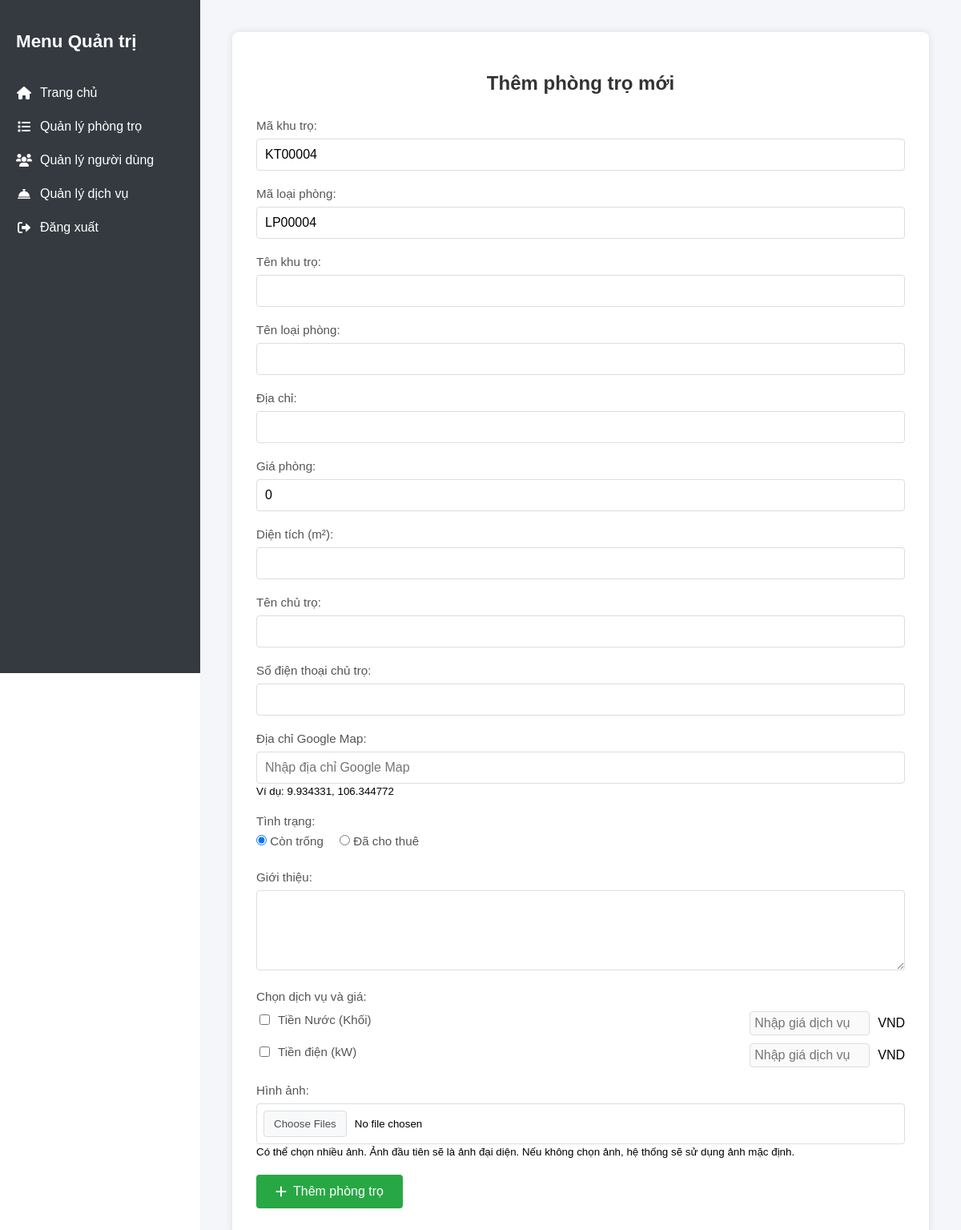
Page /administrator/admin_dashboard.php?page=them_phongtro (signed in) on the committed database.
### tables this page shows
CREATE TABLE `dichvu` (
  `maDichVu` varchar(10) NOT NULL COMMENT 'Mã dịch vụ',
  `donVi` varchar(255) NOT NULL COMMENT 'Đơn vị tính tiền của dịch vụ',
  `tenDichVu` varchar(255) NOT NULL COMMENT 'Tên dịch vụ',
  `moTaDichVu` text NOT NULL COMMENT 'Mô tả của dịch vụ'
);

### administrator/them_phongtro.php (the view, shortened to what this page needs)
<?php
$sql_khuTro = "SELECT MAX(CAST(SUBSTRING(maKhuTro, 3) AS UNSIGNED)) as max_id FROM khutro";
$result_khuTro = $conn->query($sql_khuTro);
$row_khuTro = $result_khuTro->fetch_assoc();
$nextKhuTroId = str_pad(($row_khuTro['max_id'] ?? 0) + 1, 5, '0', STR_PAD_LEFT);
$maKhuTro = 'KT' . $nextKhuTroId;
$sql_loaiPhong = "SELECT MAX(CAST(SUBSTRING(maLoaiPhong, 3) AS UNSIGNED)) as max_id FROM loaiphong";
$result_loaiPhong = $conn->query($sql_loaiPhong);
$row_loaiPhong = $result_loaiPhong->fetch_assoc();
$nextLoaiPhongId = str_pad(($row_loaiPhong['max_id'] ?? 0) + 1, 5, '0', STR_PAD_LEFT);
$maLoaiPhong = 'LP' . $nextLoaiPhongId;
?>
<div class="product-form">
    <h2>Thêm phòng trọ mới</h2>
    <form method="POST">
        <div class="form-group">
            <label for="maKhuTro">Mã khu trọ:</label>
            <input type="text" name="maKhuTro" value="<?php echo $maKhuTro; ?>" readonly>
        </div>
        <div class="form-group">
            <label for="maLoaiPhong">Mã loại phòng:</label>
            <input type="text" name="maLoaiPhong" value="<?php echo $maLoaiPhong; ?>" readonly>
        </div>
        <div class="form-group">
            <label for="tenKhuTro">Tên khu trọ:</label>
            <input type="text" name="tenKhuTro" required>
        </div>
        <div class="form-group">
            <label for="tenLoaiPhong">Tên loại phòng:</label>
            <input type="text" name="tenLoaiPhong" required>
        </div>
        <div class="form-group">
            <label for="diaChi">Địa chỉ:</label>
            <input type="text" name="diaChi" required>
        </div>
        <div class="form-group">
            <label for="giaPhong">Giá phòng:</label>
            <input type="number" name="giaPhong" required min="0" value="0">
        </div>
        <div class="form-group">
            <label for="dienTich">Diện tích (m²):</label>
            <input type="number" name="dienTich" required min="1" step="0.1">
        </div>
        <div class="form-group">
            <label for="chuTro">Tên chủ trọ:</label>
            <input type="text" name="chuTro" required>
        </div>
        <div class="form-group">
            <label for="sdtChuTro">Số điện thoại chủ trọ:</label>
            <input type="text" name="sdtChuTro" required>
        </div>
        <div class="form-group">
            <label for="googleMap">Địa chỉ Google Map:</label>
            <input type="text" name="googleMap" placeholder="Nhập địa chỉ Google Map">
            <small>Ví dụ: 9.934331, 106.344772</small>
        </div>
        <div class="form-group">
            <label for="tinhTrang">Tình trạng:</label>
            <div class="radio-group">
                <label class="radio-label">
                    <input type="radio" name="tinhTrang" value="1" checked> Còn trống
                </label>
                <label class="radio-label">
                    <input type="radio" name="tinhTrang" value="0"> Đã cho thuê
                </label>
            </div>
        </div>
        <div class="form-group">
            <label for="moTaPhongTro">Giới thiệu:</label>
            <textarea name="moTaPhongTro" rows="4" required></textarea>
        </div>
        <div class="form-group">
            <label for="selectedDichVu">Chọn dịch vụ và giá:</label>
            <div id="dichvu-container" class="dich-vu-list-input">
                <?php
                $sql_dichvu = "SELECT maDichVu, tenDichVu, donVi FROM dichvu";
                $result_dichvu = $conn->query($sql_dichvu);
                while ($dichvu = $result_dichvu->fetch_assoc()): ?>
                    <div class="dichvu-item">
                        <label>
                            <input type="checkbox" name="selectedDichVu[]" value="<?php echo $dichvu['maDichVu']; ?>" onchange="togglePriceInput(this)">
                            <?php echo $dichvu['tenDichVu']; ?> (<?php echo $dichvu['donVi']; ?>)
                        </label>
                        <input type="number" min="0" name="giaDichVu[]" value="0" placeholder="Nhập giá dịch vụ" disabled>
                        <span>VND</span>
                    </div>
                <?php endwhile; ?>
            </div>
        </div>
        <div class="form-group">
            <label for="anhDaiDien">Hình ảnh:</label>
            <input type="file" name="images[]" accept="image/*" multiple>
            <small>Có thể chọn nhiều ảnh. Ảnh đầu tiên sẽ là ảnh đại diện. Nếu không chọn ảnh, hệ thống sẽ sử dụng ảnh mặc định.</small>
        </div>
        <button type="submit" class="add-new-btn" onclick="return validateForm(event)">
            <i class="fas fa-plus"></i> Thêm phòng trọ
        </button>
    </form>
</div>

### styles.css (style rules this page uses)
html { font-size: 100%; font-family: sans-serif; box-sizing: border-box; }
body { display: flex; flex-direction: column; min-height: 100vh; margin: 0; }
button { display: flex; align-items: center; padding: 10px 20px; background-color: #ff5c00; color: white; border: none; border-radius: 5px; cursor: pointer; font-size: 1.25rem; }
.add-new-btn { background-color: #28a745; color: white; padding: 8px 16px; border-radius: 4px; text-decoration: none; display: inline-flex; align-items: center; gap: 5px; }
.product-form { background: white; padding: 30px; border-radius: 8px; box-shadow: 0 0 10px rgba(0,0,0,0.1); margin: 20px; }
.product-form h2 { color: #333; margin-bottom: 30px; font-size: 1.5rem; text-align: center; }
.product-form .form-group { margin-bottom: 20px; }
.product-form label { display: block; margin-bottom: 8px; color: #555; font-size: 0.95rem; }
.product-form input[type="text"], .product-form input[type="number"], .product-form input[type="email"], .product-form input[type="password"], .product-form input[type="tel"], .product-form select, .product-form textarea { width: 100%; padding: 10px; border: 1px solid #ddd; border-radius: 4px; font-size: 1rem; box-sizing: border-box; }
.product-form textarea { min-height: 100px; resize: vertical; }
.product-form input[type="file"] { padding: 8px; border: 1px solid #ddd; border-radius: 4px; width: 100%; box-sizing: border-box; background-color: #fff; }
.product-form button { background-color: #28a745; color: white; padding: 12px 24px; border: none; border-radius: 4px; cursor: pointer; font-size: 1rem; display: flex; align-items: center; gap: 8px; margin: 10px 0px; }
.radio-group { display: flex; gap: 20px; margin-top: 5px; }
.radio-label { display: flex; align-items: center; gap: 8px; cursor: pointer; font-size: 1rem; color: #333; }
.radio-label input[type="radio"] { width: auto; margin: 0; cursor: pointer; }
.dich-vu-list-input { margin-bottom: 20px; }

### administrator/them_phongtro.php (style rules this page uses)
.dich-vu-list-input { margin-top: 10px; }
.dichvu-item { display: flex; align-items: center; margin-bottom: 10px; gap: 10px; }
.dichvu-item label { flex: 1; display: flex; align-items: center; gap: 5px; }
.dichvu-item input[type="number"] { width: 150px; padding: 5px; border: 1px solid #ddd; border-radius: 4px; }
.dichvu-item input[type="checkbox"] { margin-right: 5px; }

### rows in the picture
dichvu: tenDichVu "Tiền Nước", donVi "Khối"
dichvu: tenDichVu "Tiền điện", donVi "kW"
